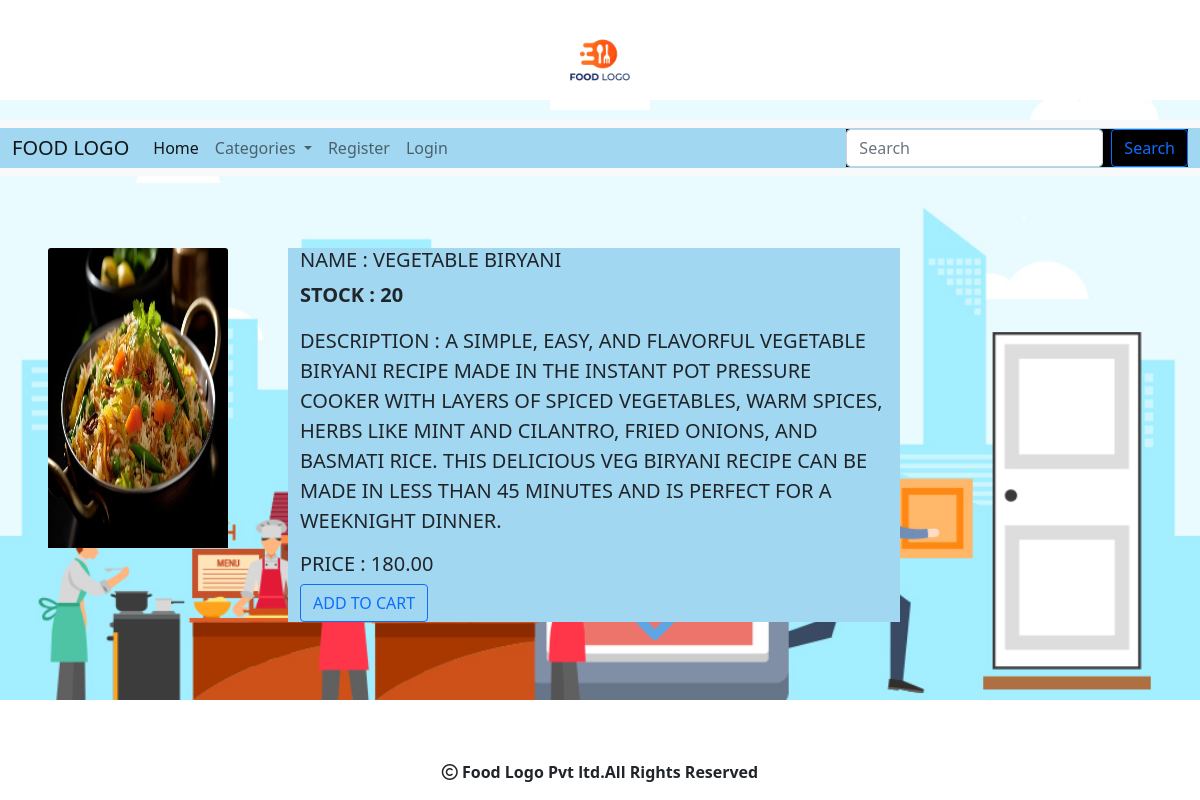
/viewproduct/Vegetable Biryani, run on the app's committed database.
### shop/models.py (models this page shows, shortened)
class Product(models.Model):
    name = models.CharField(max_length=200)
    desc = models.TextField()
    image = models.ImageField(upload_to='shop/products', blank=True, null=True)
    price=models.DecimalField(max_digits=10,decimal_places=2)
    category=models.ForeignKey(Category,on_delete=models.CASCADE)
    stock=models.IntegerField()
    available=models.BooleanField(default=True)
    created=models.DateTimeField(auto_now_add=True)
    updated=models.DateTimeField(auto_now=True)

### shop/views.py (the view)
# urls.py: path('viewproduct/<p>',views.viewproduct,name="viewproduct"),
def viewproduct(request,p):
    c=Product.objects.get(name=p)
    return render(request,'viewproduct.html',{'product':c})

### cart/context_processors.py (called while the page is built, shortened)
def productcount(request):
    item_count=0
    return{'count':item_count}

### shop/context_processors.py (called while the page is built)
def menu_links(request):
    c=Category.objects.all()
    return {'links':c}

### templates/viewproduct.html (shortened to what this page needs)
{% extends 'base.html' %}
{% load static %}
{% block content %}
<br>
<div class="row">
  <div class="col-2 m-5" ">
    <center><img src="{{product.image.url}}" class="card-img-top" alt="..." style="width:100%;" height="300"></center>
  </div>
  <div class="col-sm-6 mt-5" style="text-transform: uppercase;font-size:20px;background-color:#a1d7f0;">
        <h5>Name : {{product.name}}</h5>
      <p><b>Stock : {{product.stock}}</b></p>
        <p >Description : {{product.desc}}</p>
        <h5>Price : {{product.price}}</h5>
        {% if user.is_superuser == False %}
            {% if p.stock <= 0 %}
                <h5 class="text-danger">Out Of Stock</h5>
            {% else %}
                <a   class="btn btn-outline-primary" href="{% url 'cart:addtocart' product.name %}">ADD TO CART</a>
            {% endif %}
        {% endif %}
  </div>
</div>
{% endblock %}

### data on the page
Product: image (picture), name "VEGETABLE BIRYANI", stock "20", desc "A SIMPLE, EASY, AND FLAVORFUL VEGETABLE BIRYANI RECIPE MADE IN THE INSTANT POT PRESSURE COOKER WITH LAYERS OF SPICED VEGETABLES, WARM SPICES, HERBS LIKE MINT AND CILANTRO, FRIED ONIONS, AND BASMATI RICE. THIS DELICIOUS VEG BIRYANI RECIPE CAN BE MADE IN LESS THAN 45 MINUTES AND IS PERFECT FOR A WEEKNIGHT DINNER.", price "180.00"
